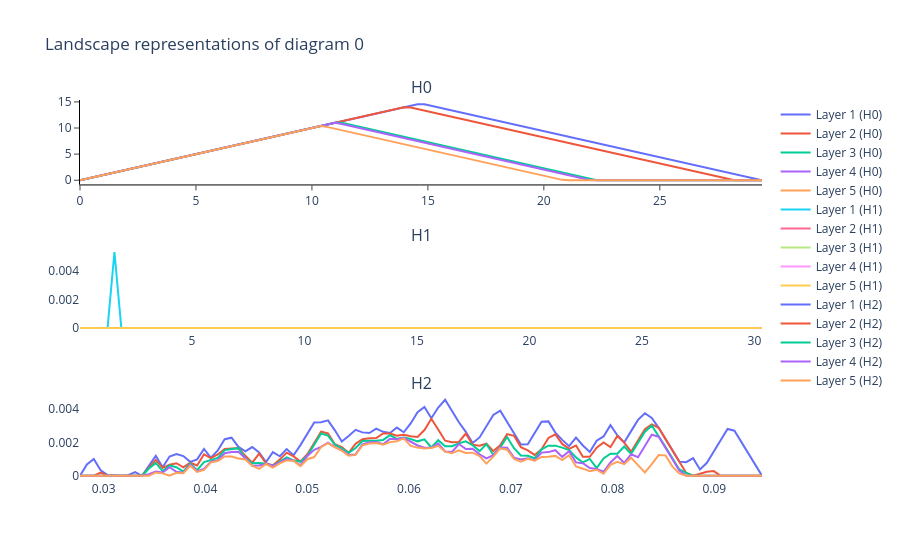

The cell this chart's notebook holds for it:
### Code cell
PL.plot(landscapes, sample=0)
